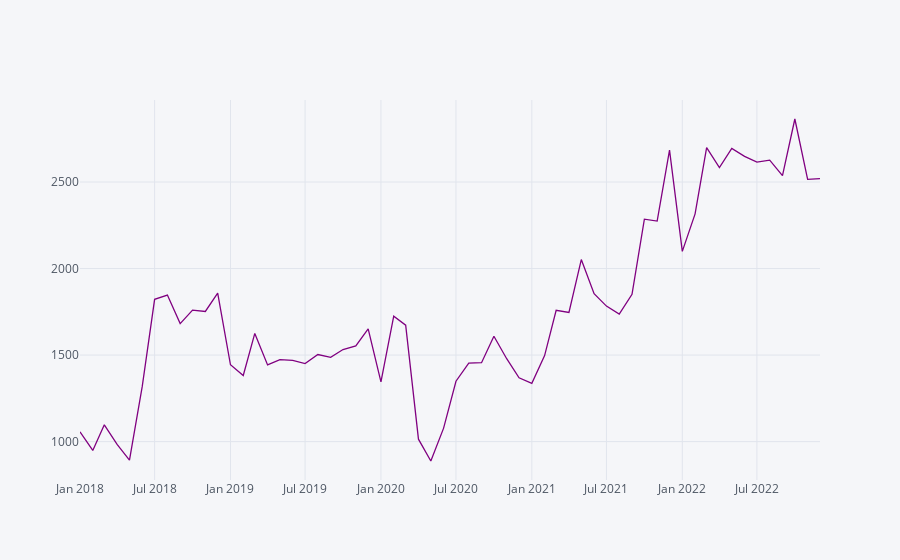

This figure's notebook cell:
### Code cell
df['fecha_evento'].map(lambda x:x.strftime('%Y-%m')).value_counts().sort_index().iplot(kind='lines', color='purple')

### Figure 1 — Plotly figure (JSON) as saved in the notebook; plotly's stock layout.template omitted (floating-point values rounded to 4 significant figures)
{"data": [{"line": {"color": "rgba(128, 0, 128, 1.0)", "dash": "solid", "shape": "linear", "width": 1.3}, "mode": "lines", "name": "fecha_evento", "text": "", "x": ["2018-01", "2018-02", "2018-03", "2018-04", "2018-05", "2018-06", "2018-07", "2018-08", "2018-09", "2018-10", "2018-11", "2018-12", "2019-01", "2019-02", "2019-03", "2019-04", "2019-05", "2019-06", "2019-07", "2019-08", "2019-09", "2019-10", "2019-11", "2019-12", "2020-01", "2020-02", "2020-03", "2020-04", "2020-05", "2020-06", "2020-07", "2020-08", "2020-09", "2020-10", "2020-11", "2020-12", "2021-01", "2021-02", "2021-03", "2021-04", "2021-05", "2021-06", "2021-07", "2021-08", "2021-09", "2021-10", "2021-11", "2021-12", "2022-01", "2022-02", "2022-03", "2022-04", "2022-05", "2022-06", "2022-07", "2022-08", "2022-09", "2022-10", "2022-11", "2022-12"], "y": [1057, 949, 1097, 984, 893, 1319, 1822, 1847, 1682, 1760, 1752, 1858, 1444, 1382, 1625, 1443, 1474, 1469, 1451, 1503, 1487, 1532, 1553, 1651, 1345, 1725, 1673, 1014, 888, 1078, 1349, 1453, 1456, 1609, 1479, 1369, 1337, 1497, 1759, 1746, 2052, 1855, 1783, 1737, 1851, 2285, 2274, 2684, 2099, 2316, 2699, 2583, 2694, 2648, 2615, 2626, 2537, 2864, 2515, 2519], "type": "scatter"}], "layout": {"legend": {"bgcolor": "#F5F6F9", "font": {"color": "#4D5663"}}, "paper_bgcolor": "#F5F6F9", "plot_bgcolor": "#F5F6F9", "title": {"font": {"color": "#4D5663"}}, "xaxis": {"gridcolor": "#E1E5ED", "showgrid": true, "tickfont": {"color": "#4D5663"}, "title": {"font": {"color": "#4D5663"}, "text": ""}, "zerolinecolor": "#E1E5ED"}, "yaxis": {"gridcolor": "#E1E5ED", "showgrid": true, "tickfont": {"color": "#4D5663"}, "title": {"font": {"color": "#4D5663"}, "text": ""}, "zerolinecolor": "#E1E5ED"}}}
